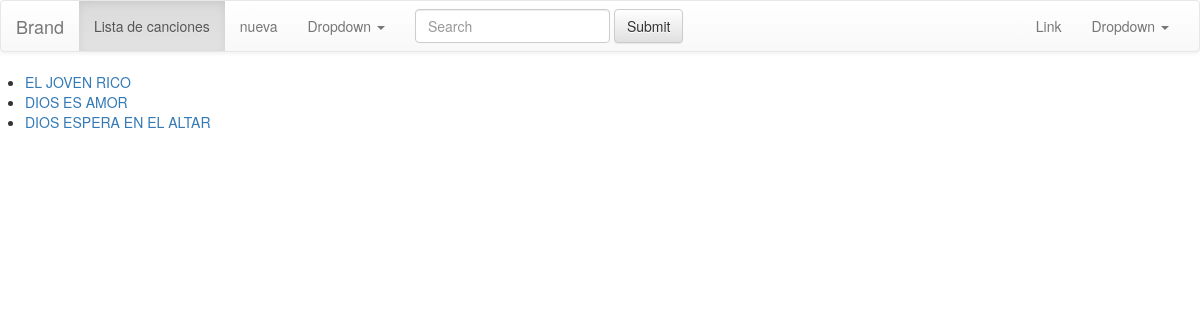
The page / on the database its author committed.
### songs/models.py (models this page shows)
class Song(models.Model):
    name = models.CharField('Nombre', max_length=200)
    lyrics = models.TextField('Contenido')
    lyrics_formated = models.TextField('Contenido HTML')

### songs/views.py (the view)
# urls.py: url(r'^$', SongList.as_view(), name='song-list'),
class SongList(ListView):
	model = Song
	template_name = 'songs.html'

### songs/templates/songs.html (shortened to what this page needs)
{% extends "base.html" %}
{% load staticfiles %}
{% block content %}
<ul>
	{% for object in object_list %}
		<li><a href="/song/{{object.id}}/">{{ object.name }}</a></li>
	{% endfor %}
</ul>
{% endblock %}

### rows shown on the page
Song: name "EL JOVEN RICO"
Song: name "DIOS ES AMOR"
Song: name "DIOS ESPERA EN EL ALTAR"
